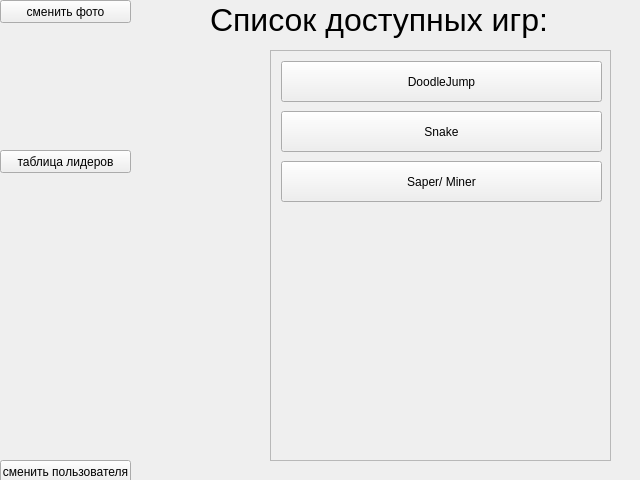
<?xml version="1.0" encoding="UTF-8"?>
<ui version="4.0">
 <class>games</class>
 <widget class="QMainWindow" name="games">
  <property name="geometry">
   <rect>
    <x>0</x>
    <y>0</y>
    <width>640</width>
    <height>480</height>
   </rect>
  </property>
  <property name="minimumSize">
   <size>
    <width>640</width>
    <height>480</height>
   </size>
  </property>
  <property name="maximumSize">
   <size>
    <width>800</width>
    <height>600</height>
   </size>
  </property>
  <property name="windowTitle">
   <string>Игровой центр</string>
  </property>
  <property name="windowIcon">
   <iconset resource="photo.qrc">
    <normaloff>:/images/icon.ico</normaloff>:/images/icon.ico</iconset>
  </property>
  <widget class="QWidget" name="centralwidget">
   <widget class="QLabel" name="nicknameLabel">
    <property name="geometry">
     <rect>
      <x>10</x>
      <y>120</y>
      <width>110</width>
      <height>16</height>
     </rect>
    </property>
    <property name="sizePolicy">
     <sizepolicy hsizetype="Fixed" vsizetype="Fixed">
      <horstretch>0</horstretch>
      <verstretch>0</verstretch>
     </sizepolicy>
    </property>
    <property name="font">
     <font>
      <pointsize>10</pointsize>
     </font>
    </property>
    <property name="text">
     <string/>
    </property>
    <property name="alignment">
     <set>Qt::AlignCenter</set>
    </property>
   </widget>
   <widget class="QLabel" name="gamesLabel">
    <property name="geometry">
     <rect>
      <x>210</x>
      <y>0</y>
      <width>441</width>
      <height>40</height>
     </rect>
    </property>
    <property name="minimumSize">
     <size>
      <width>256</width>
      <height>32</height>
     </size>
    </property>
    <property name="maximumSize">
     <size>
      <width>500</width>
      <height>40</height>
     </size>
    </property>
    <property name="font">
     <font>
      <pointsize>24</pointsize>
      <kerning>true</kerning>
     </font>
    </property>
    <property name="text">
     <string>Список доступных игр:</string>
    </property>
   </widget>
   <widget class="QScrollArea" name="scrollArea">
    <property name="geometry">
     <rect>
      <x>270</x>
      <y>50</y>
      <width>341</width>
      <height>411</height>
     </rect>
    </property>
    <property name="widgetResizable">
     <bool>true</bool>
    </property>
    <widget class="QWidget" name="scrollAreaWidgetContents">
     <property name="geometry">
      <rect>
       <x>0</x>
       <y>0</y>
       <width>339</width>
       <height>409</height>
      </rect>
     </property>
     <widget class="QPushButton" name="pushButton_2">
      <property name="geometry">
       <rect>
        <x>10</x>
        <y>10</y>
        <width>321</width>
        <height>41</height>
       </rect>
      </property>
      <property name="text">
       <string>DoodleJump</string>
      </property>
     </widget>
     <widget class="QPushButton" name="pushButton_4">
      <property name="geometry">
       <rect>
        <x>10</x>
        <y>110</y>
        <width>321</width>
        <height>41</height>
       </rect>
      </property>
      <property name="text">
       <string>Saper/ Miner</string>
      </property>
     </widget>
     <widget class="QPushButton" name="pushButton_3">
      <property name="geometry">
       <rect>
        <x>10</x>
        <y>60</y>
        <width>321</width>
        <height>41</height>
       </rect>
      </property>
      <property name="text">
       <string>Snake</string>
      </property>
     </widget>
    </widget>
   </widget>
   <widget class="QPushButton" name="pushButton">
    <property name="geometry">
     <rect>
      <x>0</x>
      <y>0</y>
      <width>131</width>
      <height>23</height>
     </rect>
    </property>
    <property name="text">
     <string>сменить фото</string>
    </property>
   </widget>
   <widget class="QLabel" name="photo">
    <property name="geometry">
     <rect>
      <x>20</x>
      <y>30</y>
      <width>100</width>
      <height>100</height>
     </rect>
    </property>
    <property name="lineWidth">
     <number>1</number>
    </property>
    <property name="midLineWidth">
     <number>1</number>
    </property>
    <property name="text">
     <string/>
    </property>
    <property name="scaledContents">
     <bool>true</bool>
    </property>
    <property name="margin">
     <number>0</number>
    </property>
    <property name="indent">
     <number>-1</number>
    </property>
   </widget>
   <widget class="QPushButton" name="pushButton_5">
    <property name="geometry">
     <rect>
      <x>0</x>
      <y>150</y>
      <width>131</width>
      <height>23</height>
     </rect>
    </property>
    <property name="text">
     <string>таблица лидеров</string>
    </property>
   </widget>
   <widget class="QPushButton" name="pushButton_6">
    <property name="geometry">
     <rect>
      <x>0</x>
      <y>460</y>
      <width>131</width>
      <height>23</height>
     </rect>
    </property>
    <property name="text">
     <string>сменить пользователя</string>
    </property>
   </widget>
   <zorder>gamesLabel</zorder>
   <zorder>scrollArea</zorder>
   <zorder>pushButton</zorder>
   <zorder>photo</zorder>
   <zorder>nicknameLabel</zorder>
   <zorder>pushButton_5</zorder>
   <zorder>pushButton_6</zorder>
  </widget>
 </widget>
 <resources>
  <include location="photo.qrc"/>
 </resources>
 <connections/>
</ui>
